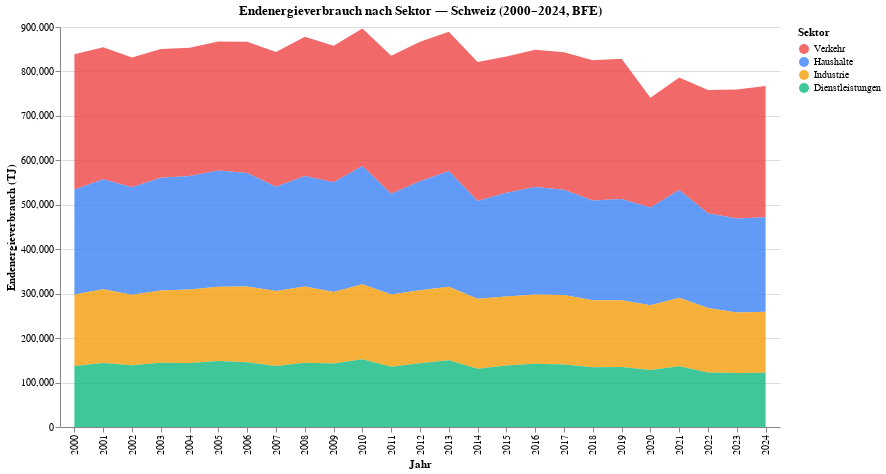

The specification (Vega-Lite) saved for this image:
### Vega-Lite specification from a JSON file in a GitHub repository (floating-point values rounded to 4 significant figures)
{"$schema": "https://vega.github.io/schema/vega-lite/v5.json", "config": {"font": "Switzer, system-ui, sans-serif", "view": {"stroke": "transparent"}}, "data": {"values": [{"Jahr": 2024, "Sektor": "Verkehr", "Verbrauch_TJ": 295360}, {"Jahr": 2024, "Sektor": "Haushalte", "Verbrauch_TJ": 212720}, {"Jahr": 2024, "Sektor": "Industrie", "Verbrauch_TJ": 137240}, {"Jahr": 2024, "Sektor": "Dienstleistungen", "Verbrauch_TJ": 121900}, {"Jahr": 2023, "Sektor": "Verkehr", "Verbrauch_TJ": 290250}, {"Jahr": 2023, "Sektor": "Haushalte", "Verbrauch_TJ": 211170}, {"Jahr": 2023, "Sektor": "Industrie", "Verbrauch_TJ": 136540}, {"Jahr": 2023, "Sektor": "Dienstleistungen", "Verbrauch_TJ": 121230}, {"Jahr": 2022, "Sektor": "Verkehr", "Verbrauch_TJ": 277370}, {"Jahr": 2022, "Sektor": "Haushalte", "Verbrauch_TJ": 212810}, {"Jahr": 2022, "Sektor": "Industrie", "Verbrauch_TJ": 145250}, {"Jahr": 2022, "Sektor": "Dienstleistungen", "Verbrauch_TJ": 122670}, {"Jahr": 2021, "Sektor": "Verkehr", "Verbrauch_TJ": 253000}, {"Jahr": 2021, "Sektor": "Haushalte", "Verbrauch_TJ": 242670}, {"Jahr": 2021, "Sektor": "Industrie", "Verbrauch_TJ": 154050}, {"Jahr": 2021, "Sektor": "Dienstleistungen", "Verbrauch_TJ": 136630}, {"Jahr": 2020, "Sektor": "Verkehr", "Verbrauch_TJ": 246620}, {"Jahr": 2020, "Sektor": "Haushalte", "Verbrauch_TJ": 220100}, {"Jahr": 2020, "Sektor": "Industrie", "Verbrauch_TJ": 145750}, {"Jahr": 2020, "Sektor": "Dienstleistungen", "Verbrauch_TJ": 128130}, {"Jahr": 2019, "Sektor": "Verkehr", "Verbrauch_TJ": 315570}, {"Jahr": 2019, "Sektor": "Haushalte", "Verbrauch_TJ": 227440}, {"Jahr": 2019, "Sektor": "Industrie", "Verbrauch_TJ": 150540}, {"Jahr": 2019, "Sektor": "Dienstleistungen", "Verbrauch_TJ": 134880}, {"Jahr": 2018, "Sektor": "Verkehr", "Verbrauch_TJ": 315190}, {"Jahr": 2018, "Sektor": "Haushalte", "Verbrauch_TJ": 224580}, {"Jahr": 2018, "Sektor": "Industrie", "Verbrauch_TJ": 150880}, {"Jahr": 2018, "Sektor": "Dienstleistungen", "Verbrauch_TJ": 134320}, {"Jahr": 2017, "Sektor": "Verkehr", "Verbrauch_TJ": 309080}, {"Jahr": 2017, "Sektor": "Haushalte", "Verbrauch_TJ": 237310}, {"Jahr": 2017, "Sektor": "Industrie", "Verbrauch_TJ": 156340}, {"Jahr": 2017, "Sektor": "Dienstleistungen", "Verbrauch_TJ": 140390}, {"Jahr": 2016, "Sektor": "Verkehr", "Verbrauch_TJ": 308850}, {"Jahr": 2016, "Sektor": "Haushalte", "Verbrauch_TJ": 242000}, {"Jahr": 2016, "Sektor": "Industrie", "Verbrauch_TJ": 155410}, {"Jahr": 2016, "Sektor": "Dienstleistungen", "Verbrauch_TJ": 142460}, {"Jahr": 2015, "Sektor": "Verkehr", "Verbrauch_TJ": 306230}, {"Jahr": 2015, "Sektor": "Haushalte", "Verbrauch_TJ": 233540}, {"Jahr": 2015, "Sektor": "Industrie", "Verbrauch_TJ": 155090}, {"Jahr": 2015, "Sektor": "Dienstleistungen", "Verbrauch_TJ": 138530}, {"Jahr": 2014, "Sektor": "Verkehr", "Verbrauch_TJ": 312580}, {"Jahr": 2014, "Sektor": "Haushalte", "Verbrauch_TJ": 219720}, {"Jahr": 2014, "Sektor": "Industrie", "Verbrauch_TJ": 157650}, {"Jahr": 2014, "Sektor": "Dienstleistungen", "Verbrauch_TJ": 131150}, {"Jahr": 2013, "Sektor": "Verkehr", "Verbrauch_TJ": 313540}, {"Jahr": 2013, "Sektor": "Haushalte", "Verbrauch_TJ": 260260}, {"Jahr": 2013, "Sektor": "Industrie", "Verbrauch_TJ": 165220}, {"Jahr": 2013, "Sektor": "Dienstleistungen", "Verbrauch_TJ": 150270}, {"Jahr": 2012, "Sektor": "Verkehr", "Verbrauch_TJ": 313840}, {"Jahr": 2012, "Sektor": "Haushalte", "Verbrauch_TJ": 245210}, {"Jahr": 2012, "Sektor": "Industrie", "Verbrauch_TJ": 164270}, {"Jahr": 2012, "Sektor": "Dienstleistungen", "Verbrauch_TJ": 143680}, {"Jahr": 2011, "Sektor": "Verkehr", "Verbrauch_TJ": 310430}, {"Jahr": 2011, "Sektor": "Haushalte", "Verbrauch_TJ": 226730}, {"Jahr": 2011, "Sektor": "Industrie", "Verbrauch_TJ": 162600}, {"Jahr": 2011, "Sektor": "Dienstleistungen", "Verbrauch_TJ": 135680}, {"Jahr": 2010, "Sektor": "Verkehr", "Verbrauch_TJ": 309250}, {"Jahr": 2010, "Sektor": "Haushalte", "Verbrauch_TJ": 266350}, {"Jahr": 2010, "Sektor": "Industrie", "Verbrauch_TJ": 168920}, {"Jahr": 2010, "Sektor": "Dienstleistungen", "Verbrauch_TJ": 152180}, {"Jahr": 2009, "Sektor": "Verkehr", "Verbrauch_TJ": 307190}, {"Jahr": 2009, "Sektor": "Haushalte", "Verbrauch_TJ": 246820}, {"Jahr": 2009, "Sektor": "Industrie", "Verbrauch_TJ": 161210}, {"Jahr": 2009, "Sektor": "Dienstleistungen", "Verbrauch_TJ": 142800}, {"Jahr": 2008, "Sektor": "Verkehr", "Verbrauch_TJ": 312980}, {"Jahr": 2008, "Sektor": "Haushalte", "Verbrauch_TJ": 249000}, {"Jahr": 2008, "Sektor": "Industrie", "Verbrauch_TJ": 171310}, {"Jahr": 2008, "Sektor": "Dienstleistungen", "Verbrauch_TJ": 144610}, {"Jahr": 2007, "Sektor": "Verkehr", "Verbrauch_TJ": 303420}, {"Jahr": 2007, "Sektor": "Haushalte", "Verbrauch_TJ": 234460}, {"Jahr": 2007, "Sektor": "Industrie", "Verbrauch_TJ": 168580}, {"Jahr": 2007, "Sektor": "Dienstleistungen", "Verbrauch_TJ": 137410}, {"Jahr": 2006, "Sektor": "Verkehr", "Verbrauch_TJ": 295410}, {"Jahr": 2006, "Sektor": "Haushalte", "Verbrauch_TJ": 255050}, {"Jahr": 2006, "Sektor": "Industrie", "Verbrauch_TJ": 170530}, {"Jahr": 2006, "Sektor": "Dienstleistungen", "Verbrauch_TJ": 145680}, {"Jahr": 2005, "Sektor": "Verkehr", "Verbrauch_TJ": 290470}, {"Jahr": 2005, "Sektor": "Haushalte", "Verbrauch_TJ": 261350}, {"Jahr": 2005, "Sektor": "Industrie", "Verbrauch_TJ": 166920}, {"Jahr": 2005, "Sektor": "Dienstleistungen", "Verbrauch_TJ": 148750}, {"Jahr": 2004, "Sektor": "Verkehr", "Verbrauch_TJ": 288180}, {"Jahr": 2004, "Sektor": "Haushalte", "Verbrauch_TJ": 255720}, {"Jahr": 2004, "Sektor": "Industrie", "Verbrauch_TJ": 165000}, {"Jahr": 2004, "Sektor": "Dienstleistungen", "Verbrauch_TJ": 144260}, {"Jahr": 2003, "Sektor": "Verkehr", "Verbrauch_TJ": 289440}, {"Jahr": 2003, "Sektor": "Haushalte", "Verbrauch_TJ": 253710}, {"Jahr": 2003, "Sektor": "Industrie", "Verbrauch_TJ": 162540}, {"Jahr": 2003, "Sektor": "Dienstleistungen", "Verbrauch_TJ": 144830}, {"Jahr": 2002, "Sektor": "Verkehr", "Verbrauch_TJ": 291990}, {"Jahr": 2002, "Sektor": "Haushalte", "Verbrauch_TJ": 242060}, {"Jahr": 2002, "Sektor": "Industrie", "Verbrauch_TJ": 158820}, {"Jahr": 2002, "Sektor": "Dienstleistungen", "Verbrauch_TJ": 138750}, {"Jahr": 2001, "Sektor": "Verkehr", "Verbrauch_TJ": 296840}, {"Jahr": 2001, "Sektor": "Haushalte", "Verbrauch_TJ": 247470}, {"Jahr": 2001, "Sektor": "Industrie", "Verbrauch_TJ": 166260}, {"Jahr": 2001, "Sektor": "Dienstleistungen", "Verbrauch_TJ": 143930}, {"Jahr": 2000, "Sektor": "Verkehr", "Verbrauch_TJ": 304120}, {"Jahr": 2000, "Sektor": "Haushalte", "Verbrauch_TJ": 236490}, {"Jahr": 2000, "Sektor": "Industrie", "Verbrauch_TJ": 160770}, {"Jahr": 2000, "Sektor": "Dienstleistungen", "Verbrauch_TJ": 137200}]}, "encoding": {"color": {"field": "Sektor", "scale": {"domain": ["Verkehr", "Haushalte", "Industrie", "Dienstleistungen"], "range": ["#ef4444", "#3b82f6", "#f59e0b", "#10b981"]}, "type": "nominal"}, "x": {"field": "Jahr", "title": "Jahr", "type": "ordinal"}, "y": {"field": "Verbrauch_TJ", "stack": "zero", "title": "Endenergieverbrauch (TJ)", "type": "quantitative"}}, "height": 400, "mark": {"opacity": 0.8, "type": "area"}, "title": "Endenergieverbrauch nach Sektor — Schweiz (2000–2024, BFE)", "width": 720}
